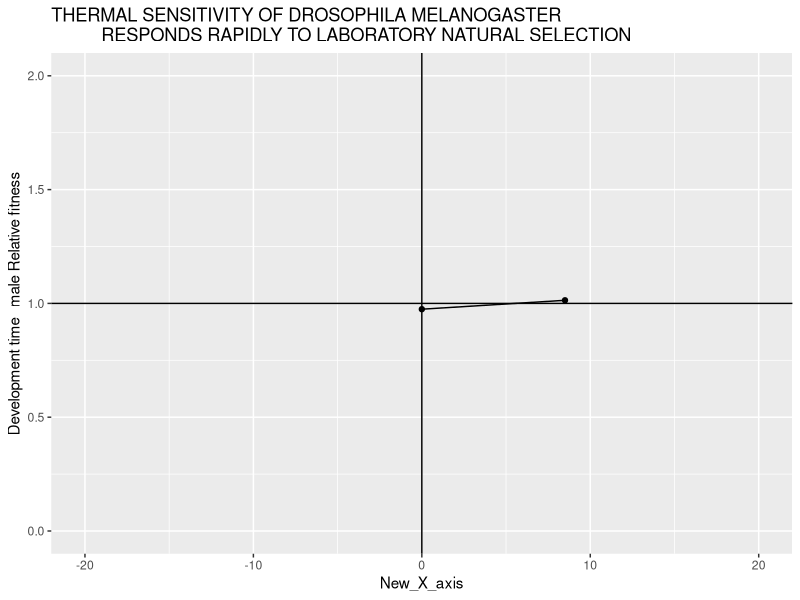
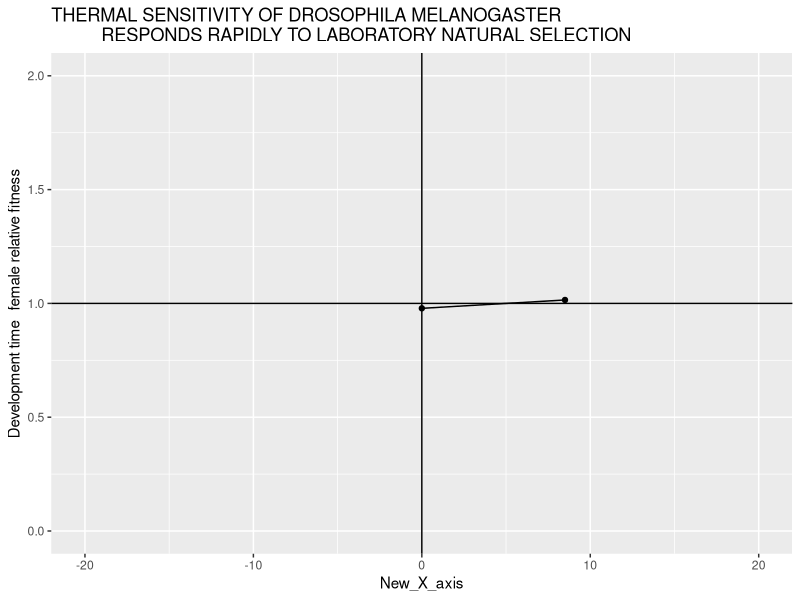

R code for these plots, in order:
library(ggplot2)
library(reshape)
library(dplyr)
library(ggpubr)

setwd("/home/sarthak/Documents/2020_04_01_SM_Temperature_niche_review/Graphs_and_R_codes/Two _point_papers/1_data_two_point_assay")

df<-read.table(file="Huey_et_al_1991.txt" ,header= TRUE,sep = " ")
df$New_X_axis=df$Assay_temperature-16.5

m=1.96
Calc_CI<-function(x) m*x
df$Calc_CI<-(Calc_CI(df$standard_error))




df0 <- df%>% slice(1:4)


df0$Error_squared= df0$standard_error*df0$standard_error

df0$Mean_squared=df0$Mean_male*df0$Mean_male


Selection_line_male<- df0 %>%
  filter(Control_or_selection_line== "dev temp 16.5")

Control_line_male<- df0 %>%
  filter(Control_or_selection_line== "dev temp 25")


df1<- left_join(Selection_line_male,Control_line_male, by = c("New_X_axis"), suffix = c(".s", ".c"))%>%
  mutate(Relative_fitness_male =Mean_male.s /Mean_male.c)%>%
  mutate(Combined_Standard_error=Relative_fitness_male*sqrt((Error_squared.s/Mean_squared.s)+(Error_squared.c/Mean_squared.c)))%>%
  mutate(Absolute_combined_error=abs(Combined_Standard_error))%>%
  mutate(Combined_CI = Absolute_combined_error*1.96)

a<- ggplot(df1, aes(x=New_X_axis, y=Relative_fitness_male ,fill= )) +
  geom_line() +geom_point()+
  ggtitle("THERMAL SENSITIVITY OF DROSOPHILA MELANOGASTER 
          RESPONDS RAPIDLY TO LABORATORY NATURAL SELECTION") +
  ylab("Development time 	male Relative fitness")+ ylim(0,2)+ geom_hline(yintercept=1)+geom_vline(xintercept = 0)+xlim(-20,20)+
  geom_errorbar(aes(ymin=Relative_fitness_male-Combined_CI, ymax=Relative_fitness_male+Combined_CI), width=.2,)
#              position=position_dodge(.9) +geom_point()

print(a)



Sel_temp<-df1$Selection_temperature.s
New_X_axis<-df1$New_X_axis
Rel_fitness<-df1$Relative_fitness_male
CI<-df1$Confidence_interval.s
Paper_id<-replicate(2,"Huey_male")
Replicate<-df1$Replicate.s
Data_frame_Huey_male<-cbind(Paper_id,Sel_temp,New_X_axis,Rel_fitness,CI,Replicate)
write.table(Data_frame_Huey_male,file = "Data_frame_Huey_male.txt",sep = " ")

###########################################################################################################################################

df2 <- df%>% slice(6:9)
df2$New_X_axis=df2$Assay_temperature-16.5


df2$Error_squared= df2$standard_error*df2$standard_error

df2$Mean_squared=df2$Mean_female*df2$Mean_female

Selection_line_female<- df2 %>%
  filter(Control_or_selection_line== "dev temp 16.5")

Control_line_female<- df2 %>%
  filter(Control_or_selection_line== "dev temp 25")


df3<- left_join(Selection_line_female,Control_line_female, by = c("New_X_axis"), suffix = c(".s", ".c"))%>%
  mutate(Relative_fitness_female =Mean_female.s /Mean_female.c)%>%
  mutate(Combined_Standard_error=Relative_fitness_female*sqrt((Error_squared.s/Mean_squared.s)+(Error_squared.c/Mean_squared.c)))%>%
  mutate(Absolute_combined_error=abs(Combined_Standard_error))%>%
  mutate(Combined_CI = Absolute_combined_error*1.96)



b<- ggplot(df3, aes(x=New_X_axis, y=Relative_fitness_female ,fill= )) +
  geom_line() +geom_point()+
  ggtitle("THERMAL SENSITIVITY OF DROSOPHILA MELANOGASTER 
          RESPONDS RAPIDLY TO LABORATORY NATURAL SELECTION")+
  ylab("Development time 	female relative fitness") + ylim(0,2)+geom_hline(yintercept=1)+geom_vline(xintercept = 0)+xlim(-20,20)+
  geom_errorbar(aes(ymin=Relative_fitness_female-Combined_CI, ymax=Relative_fitness_female+Combined_CI), width=.2,)
#              position=position_dodge(.9) +geom_point()

print(b)


Sel_temp<-df3$Selection_temperature.s
New_X_axis<-df3$New_X_axis
Rel_fitness<-df3$Relative_fitness_female
CI<-df3$Confidence_interval.s
Paper_id<-replicate(2,"Huey_female")
Replicate<-df3$Replicate.s
Data_frame_Huey_female<-cbind(Paper_id,Sel_temp,New_X_axis,Rel_fitness,CI,Replicate)
write.table(Data_frame_Huey_female,file = "Data_frame_Huey_female.txt",sep = " ")
######################################################################################################################################3333333

b<- ggplot(df3, aes(x=Assay_temperature, y=Relative_fitness_female ,fill= )) +
  geom_line(aes(group=Control_or_selection_line, color=Control_or_selection_line)) +geom_point(aes(color=Control_or_selection_line))+
  ggtitle("THERMAL SENSITIVITY OF DROSOPHILA MELANOGASTER 
          RESPONDS RAPIDLY TO LABORATORY NATURAL SELECTION		") +
  ylab("Development time 	female relative fitness")
# geom_errorbar(aes(ymin=Mean_female-Calc_CI, ymax=Mean_female+Calc_CI), width=.2,)
#              position=position_dodge(.9) +geom_point()
